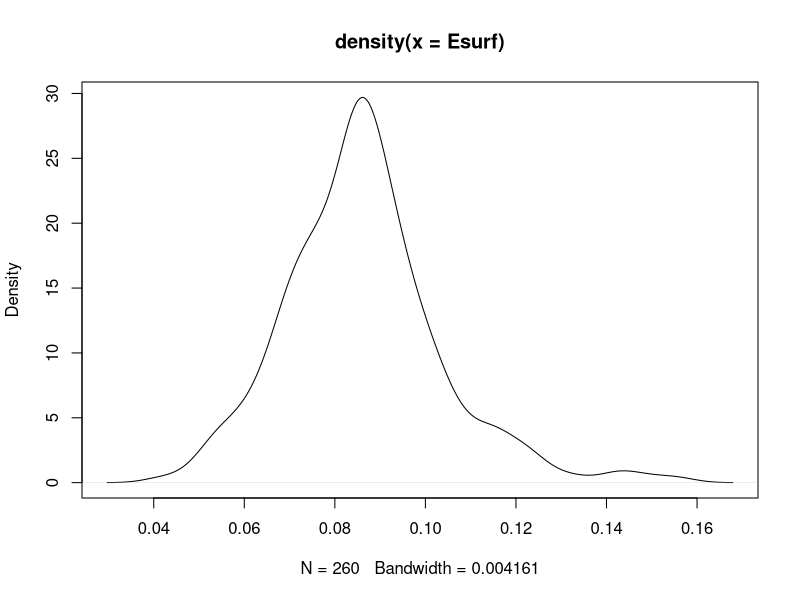
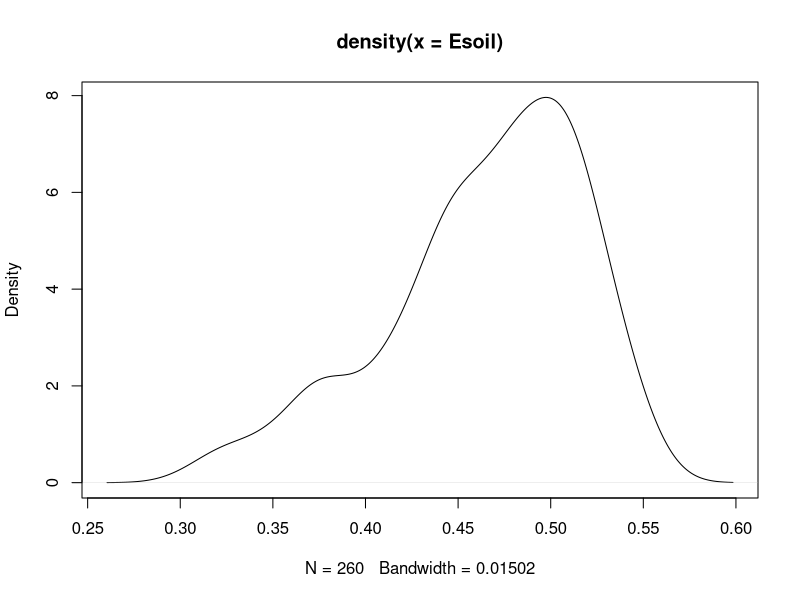
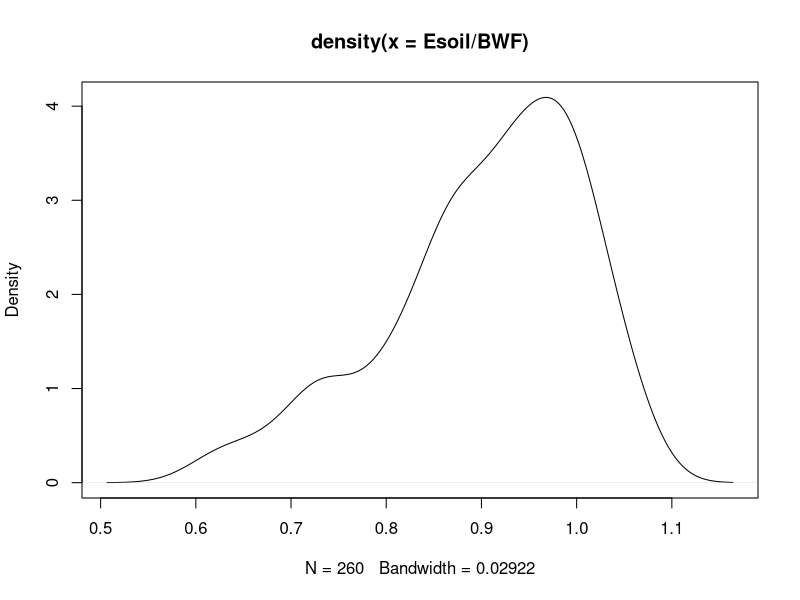
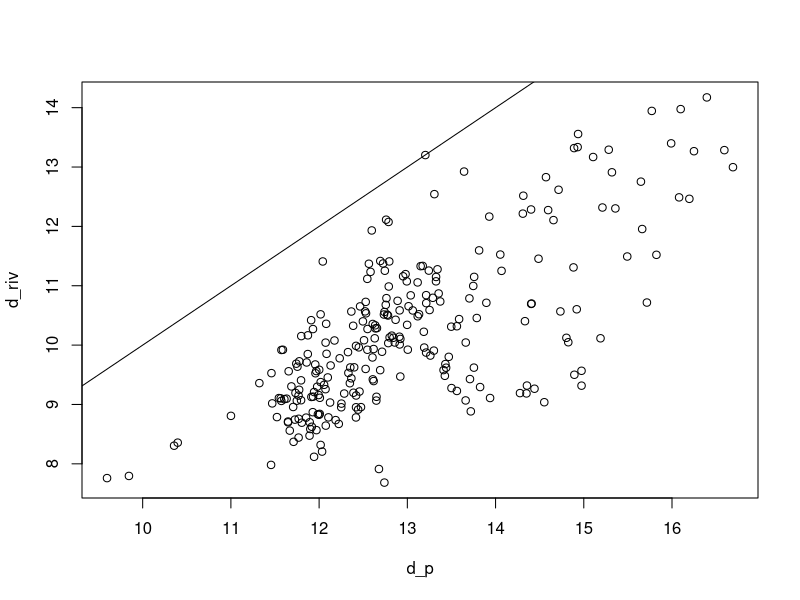
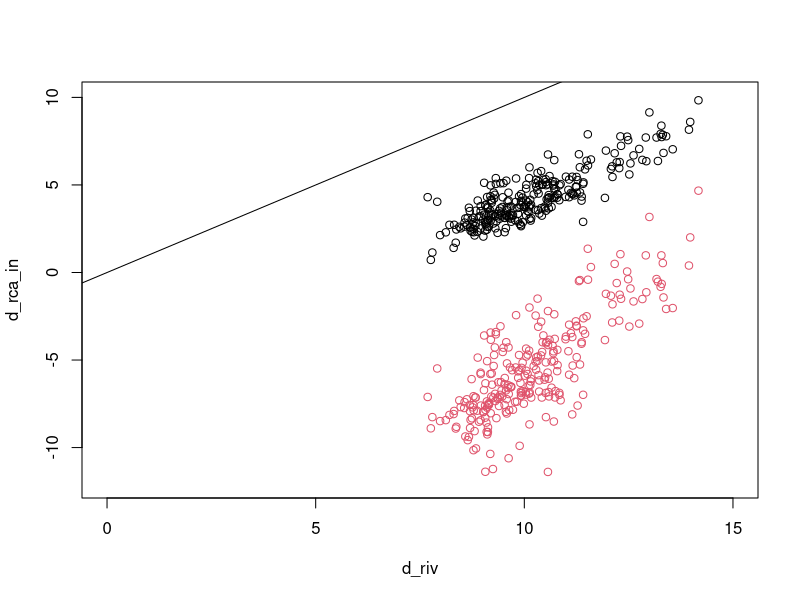

Recreate these plots in R, in order.
d = read.csv("data/subset_HW_Q.csv")

Q_us1 <- 0
Q_us2 <- 0
d_us1 <- 0
d_us2 <- 0
theta_soil <- .898
theta_surf <- .583
h <- d$rh13_e / 100
P_rca <- d$P_eraS_e

# Esurf averages ~8% of precip, which is ~4x higher than in Steve's paper
Esurf <- d$EsufS_e / P_rca
plot(density(Esurf))

# Whoa! Average is close to 50% of precip, which is ~10x higher than Steve's 
# paper & just seems fundamentally impossible for soil evap
Esoil <- d$EsoilS_e / P_rca
plot(density(Esoil))

CWF <- 0.087
MWF <- 0.378
BWF <- 0.514

# Esoil is > 100% of BWF in some RCAs, which is physically impossible!
plot(density(Esoil / BWF))

d_p <- d$dppt13_e
d_riv = d$dex_riv_pred

# OK, this looks pretty good. River is always lower than precip, which is what
# we expect w/ some evap.
plot(d_p, d_riv)
abline(0, 1)

Q_in <- Q_us1 + Q_us2

# These check out
epsilon_soil <- (1 - h) * theta_soil * (-107) 
epsilon_soil
epsilon_surf <- (1 - h) * theta_surf * (-107)
epsilon_surf

# These effects are quite large, though, because the E fluxes in the data are huge
cap_d_surf <- (epsilon_surf/h) /
  (1 + ((CWF + MWF + (Q_in/P_rca) ) / Esurf) * ((1 - h)/h))
cap_d_surf

cap_d_soil <- (epsilon_soil/h) /
  (1 + (BWF / Esoil) * ((1 - h)/h))
cap_d_soil

d_cwf <- d_p + (cap_d_soil)
d_cwf

d_rca_in <- ( ((Q_us1/P_rca) * d_us1)
              + ((Q_us2/P_rca) * d_us2)
              + CWF*d_cwf
              + MWF*d_p ) /
  ( (Q_in/P_rca) + CWF + MWF )
d_rca_in

# With the prior values the D-excess of the inflow to the stream is already
# lower than the observed values. This is before accounting for the impact of
# surface water evap.
plot(d_riv, d_rca_in, xlim = c(0, 15), ylim = c(-12, 10))
abline(0, 1)

d_riv_mod <- d_rca_in + cap_d_surf
d_riv_mod

# Accounting for surface evap makes things even worse
points(d_riv, d_riv_mod, col = 2)
